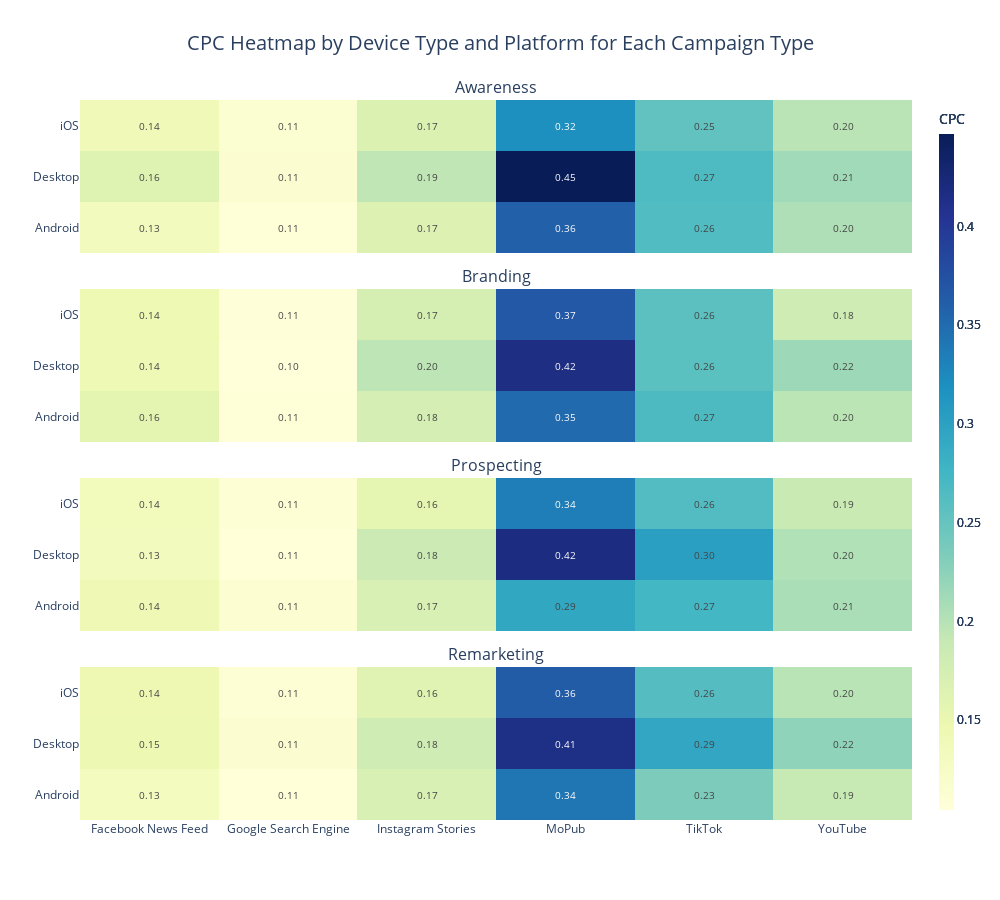

Notebook code cell kept with this figure:
### Code cell
campaign_types = pivot_table['objective'].unique()
zmin = pivot_table['CPC'].min()
zmax = pivot_table['CPC'].max()


fig = make_subplots(
    rows=4, cols=1,
    subplot_titles= campaign_types,
    shared_yaxes=True,
    shared_xaxes=True,
    vertical_spacing=0.05)

# Add heatmaps for each campaign type
for i, campaign in enumerate(campaign_types):
  
    campaign_data = pivot_table[pivot_table['objective'] == campaign]
    fig.add_trace(
        go.Heatmap(
        z=campaign_data.CPC,
        x=campaign_data.channel_name,
        y=campaign_data.device_type,
        colorscale='YlGnBu',
        zmin=zmin,  
        zmax=zmax,
        colorbar=dict(title='CPC',lenmode='fraction',thickness=15),
        text=campaign_data['CPC'].values,
        texttemplate="%{text:.2f}",  # Use text labels inside cells
        textfont=dict(size=10)),
        row=1+i, col=1)
fig.update_layout(
    title_text='CPC Heatmap by Device Type and Platform for Each Campaign Type',
    title_x=0.5,  # Center the title
    title_font_size=20,
    font=dict(size=12),
    height=900 ,  # Adjust height for better view
    width=1000 # Adjust width to fit all subplots
    )


fig.print_grid()
fig.show()

### Figure 1 — Plotly figure (JSON) as saved in the notebook; plotly's stock layout.template omitted (floating-point values rounded to 4 significant figures)
{"data": [{"colorbar": {"lenmode": "fraction", "thickness": 15, "title": {"text": "CPC"}}, "colorscale": [[0, "rgb(255,255,217)"], [0.125, "rgb(237,248,177)"], [0.25, "rgb(199,233,180)"], [0.375, "rgb(127,205,187)"], [0.5, "rgb(65,182,196)"], [0.625, "rgb(29,145,192)"], [0.75, "rgb(34,94,168)"], [0.875, "rgb(37,52,148)"], [1, "rgb(8,29,88)"]], "text": [0.1341, 0.1636, 0.1386, 0.1064, 0.1146, 0.113, 0.1669, 0.1941, 0.168, 0.3588, 0.4469, 0.3194, 0.2645, 0.2665, 0.2537, 0.2046, 0.2132, 0.1979], "textfont": {"size": 10}, "texttemplate": "%{text:.2f}", "type": "heatmap", "x": ["Facebook News Feed", "Facebook News Feed", "Facebook News Feed", "Google Search Engine", "Google Search Engine", "Google Search Engine", "Instagram Stories", "Instagram Stories", "Instagram Stories", "MoPub", "MoPub", "MoPub", "TikTok", "TikTok", "TikTok", "YouTube", "YouTube", "YouTube"], "xaxis": "x", "y": ["Android", "Desktop", "iOS", "Android", "Desktop", "iOS", "Android", "Desktop", "iOS", "Android", "Desktop", "iOS", "Android", "Desktop", "iOS", "Android", "Desktop", "iOS"], "yaxis": "y", "z": [0.1341, 0.1636, 0.1386, 0.1064, 0.1146, 0.113, 0.1669, 0.1941, 0.168, 0.3588, 0.4469, 0.3194, 0.2645, 0.2665, 0.2537, 0.2046, 0.2132, 0.1979], "zmax": 0.4469, "zmin": 0.1044}, {"colorbar": {"lenmode": "fraction", "thickness": 15, "title": {"text": "CPC"}}, "colorscale": [[0, "rgb(255,255,217)"], [0.125, "rgb(237,248,177)"], [0.25, "rgb(199,233,180)"], [0.375, "rgb(127,205,187)"], [0.5, "rgb(65,182,196)"], [0.625, "rgb(29,145,192)"], [0.75, "rgb(34,94,168)"], [0.875, "rgb(37,52,148)"], [1, "rgb(8,29,88)"]], "text": [0.157, 0.1419, 0.1442, 0.1063, 0.1044, 0.1058, 0.1752, 0.1959, 0.1738, 0.351, 0.4159, 0.3674, 0.2674, 0.2579, 0.2568, 0.1968, 0.2151, 0.1818], "textfont": {"size": 10}, "texttemplate": "%{text:.2f}", "type": "heatmap", "x": ["Facebook News Feed", "Facebook News Feed", "Facebook News Feed", "Google Search Engine", "Google Search Engine", "Google Search Engine", "Instagram Stories", "Instagram Stories", "Instagram Stories", "MoPub", "MoPub", "MoPub", "TikTok", "TikTok", "TikTok", "YouTube", "YouTube", "YouTube"], "xaxis": "x2", "y": ["Android", "Desktop", "iOS", "Android", "Desktop", "iOS", "Android", "Desktop", "iOS", "Android", "Desktop", "iOS", "Android", "Desktop", "iOS", "Android", "Desktop", "iOS"], "yaxis": "y2", "z": [0.157, 0.1419, 0.1442, 0.1063, 0.1044, 0.1058, 0.1752, 0.1959, 0.1738, 0.351, 0.4159, 0.3674, 0.2674, 0.2579, 0.2568, 0.1968, 0.2151, 0.1818], "zmax": 0.4469, "zmin": 0.1044}, {"colorbar": {"lenmode": "fraction", "thickness": 15, "title": {"text": "CPC"}}, "colorscale": [[0, "rgb(255,255,217)"], [0.125, "rgb(237,248,177)"], [0.25, "rgb(199,233,180)"], [0.375, "rgb(127,205,187)"], [0.5, "rgb(65,182,196)"], [0.625, "rgb(29,145,192)"], [0.75, "rgb(34,94,168)"], [0.875, "rgb(37,52,148)"], [1, "rgb(8,29,88)"]], "text": [0.1431, 0.1345, 0.1357, 0.1125, 0.1051, 0.1102, 0.171, 0.1846, 0.1559, 0.2932, 0.4176, 0.3354, 0.2737, 0.3018, 0.264, 0.2071, 0.2029, 0.1865], "textfont": {"size": 10}, "texttemplate": "%{text:.2f}", "type": "heatmap", "x": ["Facebook News Feed", "Facebook News Feed", "Facebook News Feed", "Google Search Engine", "Google Search Engine", "Google Search Engine", "Instagram Stories", "Instagram Stories", "Instagram Stories", "MoPub", "MoPub", "MoPub", "TikTok", "TikTok", "TikTok", "YouTube", "YouTube", "YouTube"], "xaxis": "x3", "y": ["Android", "Desktop", "iOS", "Android", "Desktop", "iOS", "Android", "Desktop", "iOS", "Android", "Desktop", "iOS", "Android", "Desktop", "iOS", "Android", "Desktop", "iOS"], "yaxis": "y3", "z": [0.1431, 0.1345, 0.1357, 0.1125, 0.1051, 0.1102, 0.171, 0.1846, 0.1559, 0.2932, 0.4176, 0.3354, 0.2737, 0.3018, 0.264, 0.2071, 0.2029, 0.1865], "zmax": 0.4469, "zmin": 0.1044}, {"colorbar": {"lenmode": "fraction", "thickness": 15, "title": {"text": "CPC"}}, "colorscale": [[0, "rgb(255,255,217)"], [0.125, "rgb(237,248,177)"], [0.25, "rgb(199,233,180)"], [0.375, "rgb(127,205,187)"], [0.5, "rgb(65,182,196)"], [0.625, "rgb(29,145,192)"], [0.75, "rgb(34,94,168)"], [0.875, "rgb(37,52,148)"], [1, "rgb(8,29,88)"]], "text": [0.1318, 0.1461, 0.145, 0.1053, 0.1142, 0.1099, 0.1707, 0.1825, 0.1622, 0.3422, 0.414, 0.3632, 0.2344, 0.2938, 0.2621, 0.1903, 0.2238, 0.1983], "textfont": {"size": 10}, "texttemplate": "%{text:.2f}", "type": "heatmap", "x": ["Facebook News Feed", "Facebook News Feed", "Facebook News Feed", "Google Search Engine", "Google Search Engine", "Google Search Engine", "Instagram Stories", "Instagram Stories", "Instagram Stories", "MoPub", "MoPub", "MoPub", "TikTok", "TikTok", "TikTok", "YouTube", "YouTube", "YouTube"], "xaxis": "x4", "y": ["Android", "Desktop", "iOS", "Android", "Desktop", "iOS", "Android", "Desktop", "iOS", "Android", "Desktop", "iOS", "Android", "Desktop", "iOS", "Android", "Desktop", "iOS"], "yaxis": "y4", "z": [0.1318, 0.1461, 0.145, 0.1053, 0.1142, 0.1099, 0.1707, 0.1825, 0.1622, 0.3422, 0.414, 0.3632, 0.2344, 0.2938, 0.2621, 0.1903, 0.2238, 0.1983], "zmax": 0.4469, "zmin": 0.1044}], "layout": {"annotations": [{"font": {"size": 16}, "showarrow": false, "text": "Awareness", "x": 0.5, "xanchor": "center", "xref": "paper", "y": 1, "yanchor": "bottom", "yref": "paper"}, {"font": {"size": 16}, "showarrow": false, "text": "Branding", "x": 0.5, "xanchor": "center", "xref": "paper", "y": 0.7375, "yanchor": "bottom", "yref": "paper"}, {"font": {"size": 16}, "showarrow": false, "text": "Prospecting", "x": 0.5, "xanchor": "center", "xref": "paper", "y": 0.475, "yanchor": "bottom", "yref": "paper"}, {"font": {"size": 16}, "showarrow": false, "text": "Remarketing", "x": 0.5, "xanchor": "center", "xref": "paper", "y": 0.2125, "yanchor": "bottom", "yref": "paper"}], "font": {"size": 12}, "height": 900, "title": {"font": {"size": 20}, "text": "CPC Heatmap by Device Type and Platform for Each Campaign Type", "x": 0.5}, "width": 1000, "xaxis": {"anchor": "y", "domain": [0, 1], "matches": "x4", "showticklabels": false}, "xaxis2": {"anchor": "y2", "domain": [0, 1], "matches": "x4", "showticklabels": false}, "xaxis3": {"anchor": "y3", "domain": [0, 1], "matches": "x4", "showticklabels": false}, "xaxis4": {"anchor": "y4", "domain": [0, 1]}, "yaxis": {"anchor": "x", "domain": [0.7875, 1]}, "yaxis2": {"anchor": "x2", "domain": [0.525, 0.7375]}, "yaxis3": {"anchor": "x3", "domain": [0.2625, 0.475]}, "yaxis4": {"anchor": "x4", "domain": [0, 0.2125]}}}
